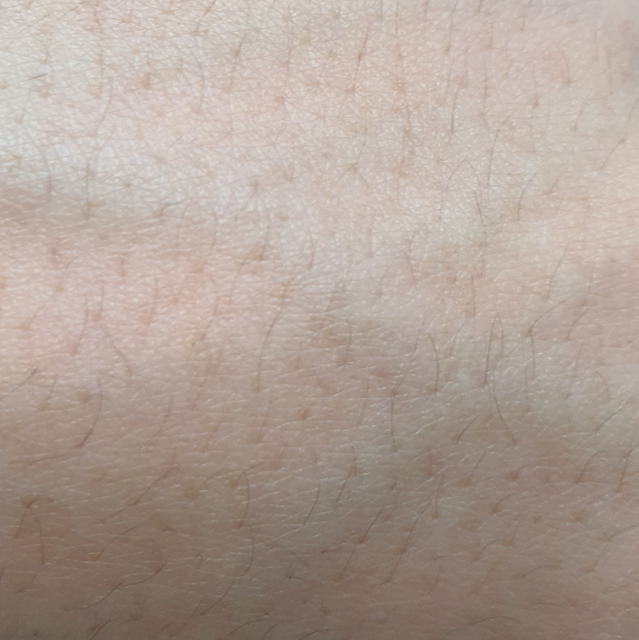
#> input picture PviewCore/dataset/img1.jpg, 1278 x 1280 px (shown at 1/2 size); its folder holds 3 pictures in this run
$ python localtest.py
#> lines starting #> are read from the running program, lines starting #| are printed output that depends on the picture; after the words box and inside, x2 and y2 are one past the last pixel; in counts of white or black regions, pixels touching at a corner belong together
### PviewCore/Wrinkle.py
import os
import cv2


def wrinkleDetect(data_dir, imgName):
#> called with data_dir = './dataset', imgName = 'img1.jpg'
    img = cv2.imread(os.path.join(data_dir, imgName))
#> img is the input picture: shape (1280, 1278, 3); mean B, G, R 151.7, 161.1, 175.8
    img = cv2.resize(img, (256, 256))
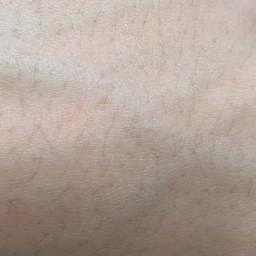
#> img: shape (256, 256, 3); mean B, G, R 151.7, 161.1, 175.8
    img_blur = cv2.GaussianBlur(img, (0, 0), 1.3)
    img_canny = cv2.Canny(img_blur, 50, 50)
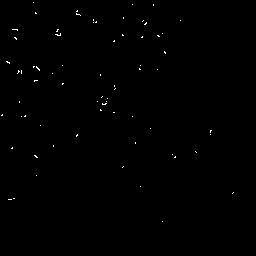
#> img_canny: shape (256, 256); 0.29% white in thin lines or dots, all inside (x1, y1, x2, y2) = (1, 2, 234, 222)

    zero_count = 0
    for i in range(256):
        for j in range(256):
            if img_canny[i][j] == 0:
                zero_count += 1

    imgRatio = 1 - (zero_count/(256*256))
    print(f"주름 : {round(imgRatio*100,5)}")
    return round(imgRatio*100, 5)

### PviewCore/SkinTone.py
import numpy as np
import os
import cv2


def skinToneDetect(data_dir, imgName):

#> called with data_dir = './dataset', imgName = 'img1.jpg'
    imgSize = (256, 256)

    img = cv2.imread(os.path.join(data_dir, imgName))
    img = cv2.resize(img, imgSize)

    # ----------------------<lab 변환 및 명도 평균값으로 이미지 재생성>--------------------------
    img_lab = cv2.cvtColor(img, cv2.COLOR_BGR2Lab)
#> img_lab: shape (256, 256, 3); mean of channels 0, 1, 2 171.1, 131.8, 134.9

    img_l, img_a, img_b = cv2.split(img_lab)  # L : 밝기 / A : 초록-빨강 / B : 파랑-노랑
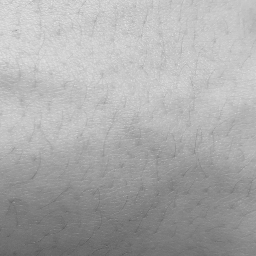
#> img_l: shape (256, 256); min 89, max 231, mean 171.1
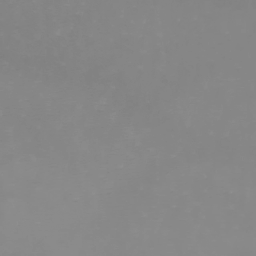
#> img_b: shape (256, 256); min 127, max 144, mean 134.9
    # origin_merge = cv2.merge((img_l, img_a, img_b))

    n_img_l = np.array(img_l)
    avrValue = n_img_l.mean()
#> avrValue = 171.1
    avr_l = np.full(imgSize, avrValue, dtype="uint8")
#> avr_l: shape (256, 256); every value is 171

    # refer = np.full(imgSize, 128, dtype="uint8")
    new_lab = cv2.merge((avr_l, img_a, img_b))
#> new_lab: shape (256, 256, 3); mean of channels 0, 1, 2 171, 131.8, 134.9
    new_img = cv2.cvtColor(new_lab, cv2.COLOR_Lab2BGR)
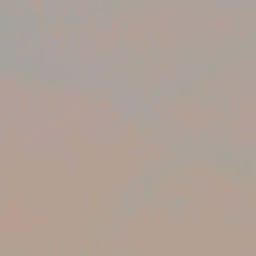
#> new_img: shape (256, 256, 3); mean B, G, R 151, 160.6, 175.3
    # --------------------------<RGB평균값으로 이미지 재생성>-----------------------------
    B_c, G_c, R_c = cv2.split(new_img)
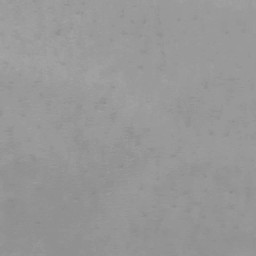
#> B_c: shape (256, 256); min 135, max 165, mean 151
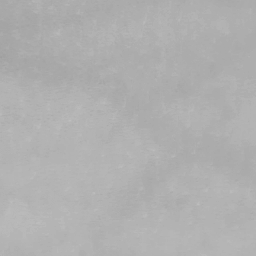
#> R_c: shape (256, 256); min 158, max 190, mean 175.3
    B_c = np.array(B_c)
    G_c = np.array(G_c)
    R_c = np.array(R_c)

    BAvr = B_c.mean()
#> BAvr = 151
    GAvr = G_c.mean()
#> GAvr = 160.6
    RAvr = R_c.mean()
#> RAvr = 175.3

    meanB_C = np.full(imgSize, BAvr, dtype="uint8")
#> meanB_C: shape (256, 256); every value is 151
    meanG_C = np.full(imgSize, GAvr, dtype="uint8")
#> meanG_C: shape (256, 256); every value is 160
    meanR_C = np.full(imgSize, RAvr, dtype="uint8")
#> meanR_C: shape (256, 256); every value is 175

    meanImg = cv2.merge((meanB_C, meanG_C, meanR_C))

    # cv2.imshow('origin', img) #원본이미지
    # cv2.imshow('lab', img_lab) #lab공간으로 변환된 이미지
    # cv2.imshow('labcvt', img_lab_brg) #lab으로 갔다가 다시 BGR로 합친 이미지

    # cv2.imshow('lc', l_c)
    # cv2.imshow('ac', a_c)
    # cv2.imshow('bc', b_c)
    # cv2.imshow('new', new_img)
    # cv2.imshow('meanImg', meanImg)
    # --------------------------<비교이미지 불러오기 및 색 추출>-----------------------------
    value_img = cv2.imread(f'./{data_dir}/skinToneValue.png')
#> (the run stopped early here; a loop or call above may not have finished)
